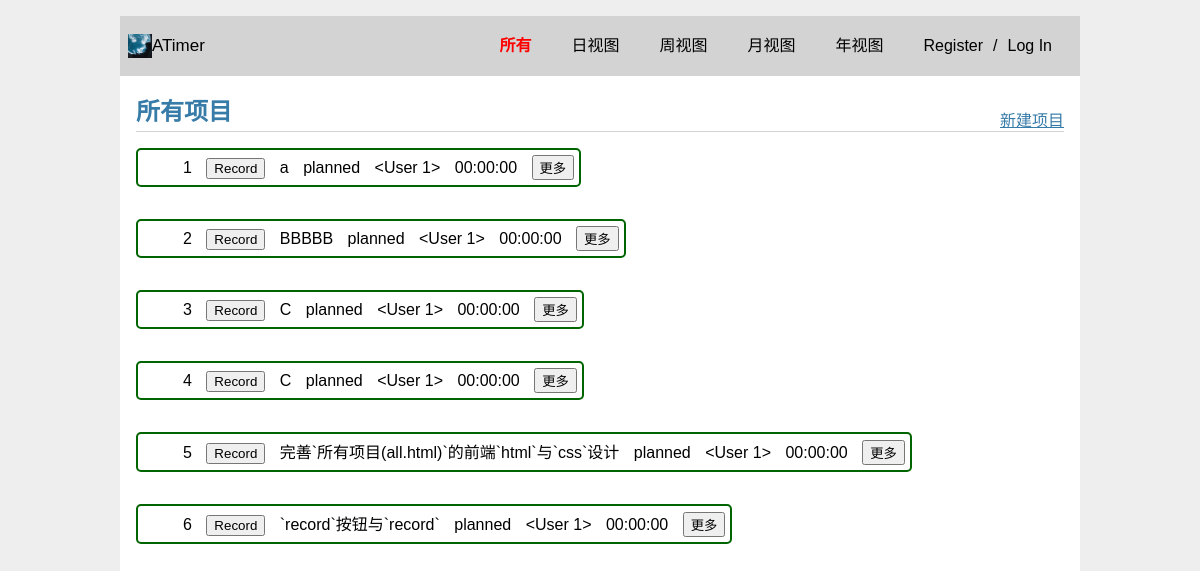
/all, run on an earlier commit of the app's database.
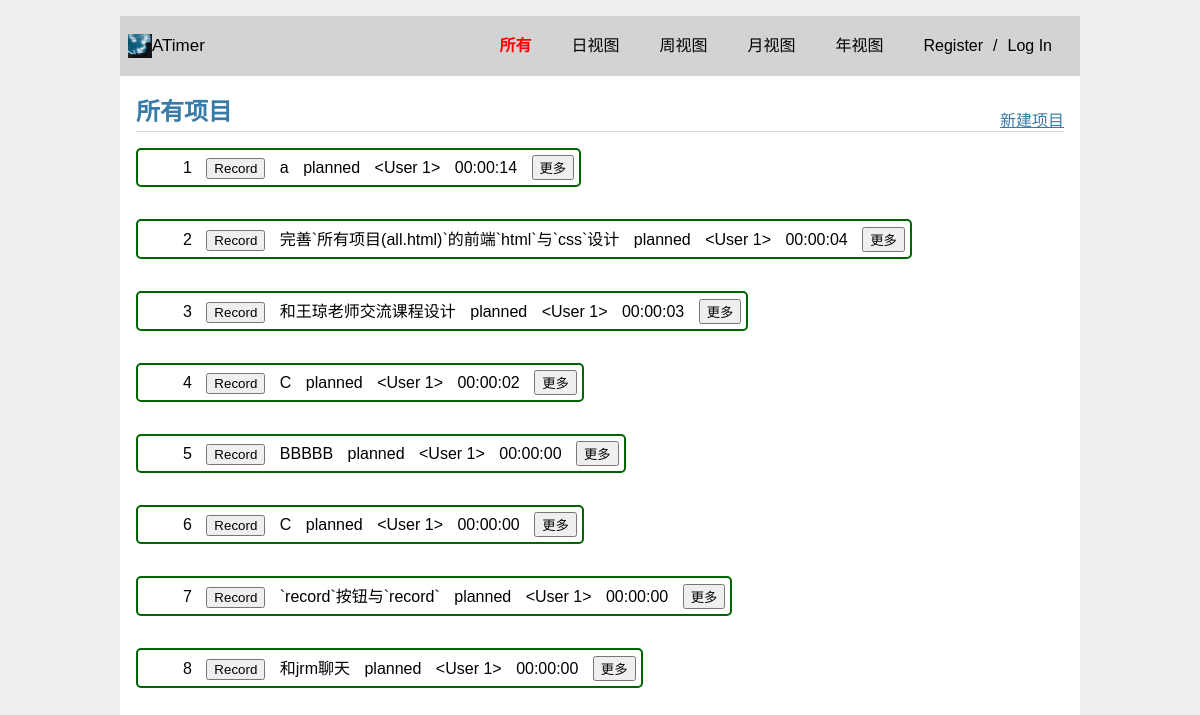
And on a later commit of the database.
### models.py (models this page shows, shortened)
class Project(db.Model):
  __tablename__ = 'projects'  # 数据库表名
  id = db.Column(db.Integer, primary_key=True,autoincrement=True)  # 项目ID，整数类型，主键
  name = db.Column(db.String(64), nullable=False)  # 项目名称，字符串类型，不能为空
  status = db.Column(db.String(64), default="Pause",nullable=False)  # 项目状态，字符串类型，不能为空
  user_id = db.Column(db.Integer, db.ForeignKey('users.id'), nullable=False)  # 项目所属用户ID，整数类型，外键，不能为空
  all_time = db.Column(db.String)
  daily_time = db.Column(JSONEncodedDict, default={})
  weekly_time = db.Column(JSONEncodedDict, default={})
  monthly_time = db.Column(JSONEncodedDict, default={})
  yearly_time = db.Column(JSONEncodedDict, default={})
  user = db.relationship('User', backref='projects', lazy=True)
  records = db.relationship('Record', backref='records', lazy=True)  # 项目和记录之间的关联关系

### views.py (the view)
@bp.route('/all')
def all():
  projects = Project.query.order_by(Project.all_time.desc()).all()
  return render_template('views/all.html',active_page='all',projects=projects,next='all')

### auth.py (called while the page is built)
@bp.before_app_request
def load_logged_in_user():
    user_id = session.get('user_id')
    if user_id is None:
        g.user = None
    else:
        g.user = User.query.get(user_id)

### models.py (called while the page is built)
  def process_result_value(self, value, dialect):
    if value is not None:
      value = json.loads(value)
    return value

### templates/views/all.html (shortened to what this page needs)
{% extends 'base.html' %}
{% block header %}
<h1>所有项目</h1>
<a class="create_project" href="{{ url_for('main.create',next='main.all') }}">新建项目</a>
{% endblock %}
{% block content %}
<div class="container">
  {% for project in projects %}
  <div class="project-card" data-project-id = "{{ project.id }}">
    <ul style="display: inline-block;width: fit-content;">
      <li class="project-rank">{{ loop.index }}</li>
      <li class="project-timer">
        <button class="timer-btn" id="{{ project.id }}">Record</button>
      </li>
      <li class="project-name">{{ project.name }}</li>
      <li class="project-status">{{ project.status }}</li>
      <li class="project-user">{{ project.user }}</li>
      <li class="project-total-time">{{ project.all_time }}</li>
      <li class="project-more">
        <button class="more" onclick="">更多</button>
      </li>
    </ul>
  </div>
  {% endfor %}
</div>
{% endblock %}

### templates/base.html (shortened to what this page needs)
<html lang="zh-cn">
<head>
  <link rel="stylesheet" href="{{ url_for('static', filename='css/style.css') }}">
</head>
<body>
{% if g.user %}
{% set username=g.user['username'] %}
{% else %}
  {% set username='' %}
{% endif %}
<nav>
  <a href="{{ url_for('main.index')}}"><img class="logo" alt="Logo" src="{{ url_for('static', filename='images/logo.jpg') }}" ></a>
  <p class="title">ATimer</p>
  <ul class="menu">
    <li class="{% if active_page=='all' %}active{% endif %}"><a class="{% if active_page=='all' %}active{% endif %}" href="{{ url_for('main.all')}}">所有</a></li>
    <li class="{% if active_page=='daily' %}active{% endif %}"><a class="{% if active_page=='daily' %}active{% endif %}" href="{{ url_for('main.daily')}}">日视图</a></li>
    <li class="{% if active_page=='weekly' %}active{% endif %}"><a class="{% if active_page=='weekly' %}active{% endif %}" href="{{ url_for('main.weekly')}}">周视图</a></li>
    <li class="{% if active_page=='monthly' %}active{% endif %}"><a class="{% if active_page=='monthly' %}active{% endif %}" href="{{ url_for('main.monthly')}}">月视图</a></li>
    <li class="{% if active_page=='yearly' %}active{% endif %}"><a class="{% if active_page=='yearly' %}active{% endif %}" href="{{ url_for('main.yearly')}}">年视图</a></li>
    {% if g.user %}
      <li><a href="{{ url_for('auth.profile') }}"><span>{{ g.user['username'] }}</span></a>
      <li><a href="{{ url_for('auth.logout') }}">Log Out</a>
    {% else %}
      <li><a href="{{ url_for('auth.register') }}">Register</a>/<a href="{{ url_for('auth.login') }}">Log In</a>
    {% endif %}
  </ul>
</nav>
<section class="content">
  <header>
    {% block header %}{% endblock %}
  </header>
  {% block content %}{% endblock %}
</section>
</html>

### static/css/style.css (style rules this page uses)
html { font-family: sans-serif; background: #eee; padding: 1rem; }
body { max-width: 960px; margin: 0 auto; background: white; }
h1 { font-family: serif; color: #377ba8; margin: 1rem 0; }
a { color: #377ba8; }
nav { background: lightgray; display: flex; align-items: center; padding: 0 0.5rem; }
nav ul { display: flex; list-style: none; margin: 0; padding: 0; }
nav ul li a, nav ul li span, header .action { display: block; padding: 0.5rem; }
.content { padding: 0 1rem 1rem; }
.content > header { border-bottom: 1px solid lightgray; display: flex; align-items: flex-end; }
.content > header h1 { flex: auto; margin: 1rem 0 0.25rem 0; }
.active { font-weight: bold; color: red; }
.logo { height: 24px; }
.title { font-size: 17px; line-height: 17px; vertical-align: middle; }
.logo, .title { flex-shrink: 0; margin-right: auto; vertical-align: middle; }
.title, .menu li { line-height: 1.5em; }
.menu { margin-left: auto; list-style: none; margin: 0; padding: 0; }
.menu li { display: inline-block; padding: 5px 10px; }
.menu a { display: inline-block; padding: 10px; color: #000; text-decoration: none; }
.menu a.active { color: red; font-weight: bold; }
.project-card ul { list-style: none; display: flex; align-items: left; flex-direction: column; border: 2px solid #006400; border-radius: 5px; }
.project-card li { display: inline-block; padding: 5px; margin: 0 auto 0 0; border-radius: 5px; }

What changed in the data, as far as the page shows it:
changed Project (number 1 of 8 on the later page): all_time "00:00:00" → "00:00:14"
changed Project "完善`所有项目(all.html)`的前端`html`与`css`设计": all_time "00:00:00" → "00:00:04"; moves up the list
added Project: name "和王琼老师交流课程设计", status "planned", user "<User 1>", all_time "00:00:03"
changed Project (number 4 of 8 on the later page): all_time "00:00:00" → "00:00:02"; moves down the list
added Project: name "和jrm聊天", status "planned", user "<User 1>", all_time "00:00:00"
